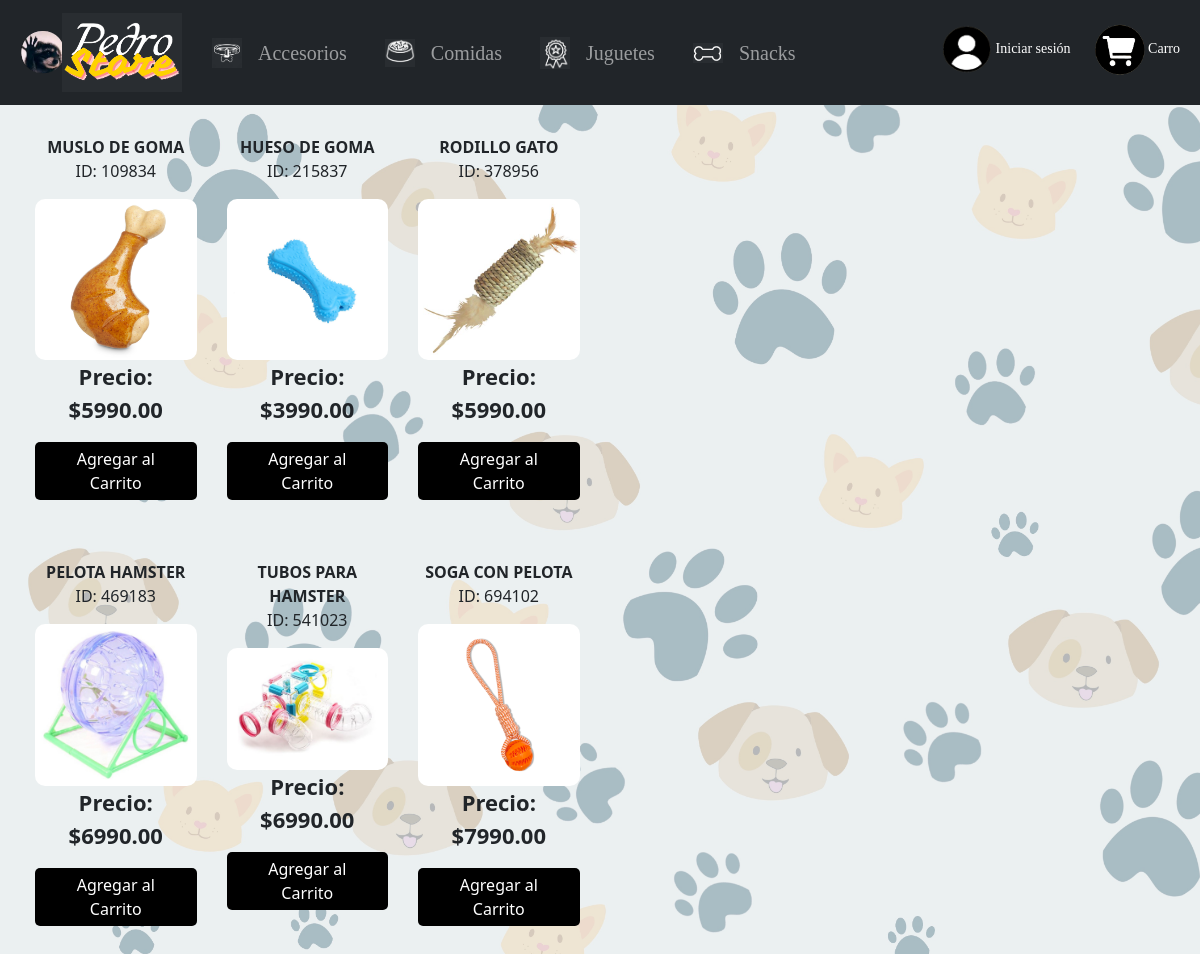
Screenshot of /pagina/Juguetes with the database file from the repository.
### pagina/models.py (models this page shows, shortened)
class Producto(models.Model):
    id_producto = models.AutoField(primary_key=True)
    nombre_producto = models.CharField(max_length=100)
    precio = models.DecimalField(max_digits=10, decimal_places=2)
    id_categoria = models.ForeignKey(Categoria, on_delete=models.CASCADE)
    foto = models.ImageField(upload_to='productos')
    activo = models.BooleanField(default=True)
    class Meta:
        ordering = ['id_producto']

### pagina/views.py (the view)
def Juguetes(request):
    juguetes = Categoria.objects.get(categoria='Juguetes')
    productos_juguetes = Producto.objects.filter(id_categoria=juguetes)
    return render(request, 'pagina/Juguetes.html', {'productos': productos_juguetes})

### pagina/templates/pagina/Juguetes.html (shortened to what this page needs)
{% load static %}
<!DOCTYPE html>
<html lang="en">
<head>
    <link rel="stylesheet" href="https://cdnjs.cloudflare.com/ajax/libs/font-awesome/6.5.2/css/all.min.css"
 />
    <link href="https://cdn.jsdelivr.net/npm/bootstrap@5.0.2/dist/css/bootstrap.min.css" rel="stylesheet">
    <link rel="stylesheet" href="{% static 'pagina/css/style.css' %}">
</head>
<body>
  <nav class="navbar navbar-expand-lg navbar-dark bg-dark">
    <div class="container-fluid d-flex align-items-center justify-content-between">
      <div class="spinner">
        <img src="{% static 'pagina/img/Machape.png' %}" alt="Pedropizza" class="pedro">
      </div>
      <a class="navbar-brand me-auto" href="{% url 'index' %}">
        <img src="{% static 'pagina/img/Pedro’s Logo.png' %}" alt="" class="logo">
      </a>
      <div class="collapse navbar-collapse" id="navbarSupportedContent">
        <ul class="navbar-nav mb-2 mb-lg-0">
          <li class="nav-item d-flex align-items-center">
            <img class="icono-elemento me-2" src="{% static 'pagina/img/accesorios.png' %}" alt="">
            <a class="nav-link text-start" href="{% url 'Accesorios' %}">Accesorios</a>
          </li>
          <li class="nav-item d-flex align-items-center">
            <img class="icono-elemento me-2" src="{% static 'pagina/img/comida.png' %}" alt="">
            <a class="nav-link text-start" href="{% url 'Comidas' %}">Comidas</a>
          </li>
          <li class="nav-item d-flex align-items-center">
            <img class="icono-elemento me-2" src="{% static 'pagina/img/juguetes.png' %}" alt="">
            <a class="nav-link text-start" href="{% url 'Juguetes' %}">Juguetes</a>
          </li>
          <li class="nav-item d-flex align-items-center">
            <img class="icono-elemento me-2" src="{% static 'pagina/img/snacks.png' %}" alt="">
            <a class="nav-link text-start" href="{% url 'Snacks' %}">Snacks</a>
          </li>
        </ul>
      </div>
      <div class="collapse navbar-collapse flex-grow-1 justify-content-end" id="navbarSupportedContent">
        <div class="d-flex align-items-center flex-wrap">
          <button id="btn-user" type="button" class="btn btn-sm btn-primary mb-3 me-2 flex-grow-1" data-bs-toggle="modal" data-bs-target="#exampleModal">
            <img class="iconos" src="{% static 'pagina/img/Usuario.png' %}" alt=""> Iniciar sesión
          </button>
          <button id="btn-carrito" type="button" class="btn btn-sm btn-primary mb-3 flex-grow-1" data-bs-toggle="modal" onclick="hacerVisibleCarrito()">
            <img class="iconos" src="{% static 'pagina/img/Carrito.png' %}" alt=""> Carro
          </button>
        </div>
      </div>
    </div>
  </nav>
  <section class="contenedor">
    <div class="contenedor-items">
        {% for producto in productos %}
        <div class="item">
            <span class="titulo-item">{{ producto.nombre_producto }}</span>
            <p>ID: {{ producto.id_producto }}</p>
            {% if producto.foto %}
            <img src="{{ producto.foto.url }}" alt="{{ producto.nombre_producto }}" class="img-item">
            {% endif %}
            <p class="precio-item">Precio: ${{ producto.precio }}</p>
            <button class="boton-item">Agregar al Carrito</button>
        </div>
        {% endfor %}
    </div>
</section>
</body>
</html>

### pagina/static/pagina/css/style.css (style rules this page uses)
body { background-image: url('../img/Fondo.jpg'); background-size: cover; background-repeat: no-repeat; margin: 0; display: grid; text-align:center; margin:auto; }
.logo { width: 120px; }
.iconos { width: 50px; }
.icono-elemento.me-2 { margin-left: 30px; }
#btn-user { background: rgba(0, 0, 0, 0); border: none }
#btn-carrito { background: rgba(0, 0, 0, 0); border: none }
.icono-elemento { width: 30px; }
.nav-link { font-family: 'NavbarFont'; src: url(fuentes/copperplate.otf); font-weight: normal; font-style: normal; font-size: 20px; padding-left: 10px; }
.btn-primary { font-family: 'NavbarFont'; src: url(fuentes/copperplate.otf); background-color: #ffc107; color: #ffffff; border-color: #ffa507; margin: 10px auto; display: block; width: fit-content; }
.contenedor { max-width: 100%; padding: 10px; display: flex; justify-content: space-between; contain: paint; }
.contenedor .contenedor-items { width: 100%; padding: 10px; display: flex; flex-wrap: wrap; justify-content: space-around; box-sizing: border-box; }
.contenedor .contenedor-items .item { width: calc(30% - 10px); margin-bottom: 30px; text-align: center; box-sizing: border-box; padding: 10px; }
.contenedor .contenedor-items .item .img-item { width: 100%; height: auto; max-height: 300px; border-radius: 10px; object-fit: cover; }
.contenedor .contenedor-items .item .titulo-item { display: block; font-weight: bold; text-align: center; text-transform: uppercase; }
.contenedor .contenedor-items .item .precio-item { display: block; text-align: center; font-weight: bold; font-size: 22px; }
.contenedor .contenedor-items .item .boton-item { display: block; margin: 10px auto; border: none; background-color: black; color: #fff; padding: 5px 15px; border-radius: 5px; cursor: pointer; }
@media screen and (max-width: 1200px) { .contenedor .contenedor-items .item { width: calc(33.33% - 10px); } }
button { border: none; background: none; }

### rows the page displays
Producto: nombre_producto "MUSLO DE GOMA", id_producto "109834", foto (picture), precio "5990.00"
Producto: nombre_producto "HUESO DE GOMA", id_producto "215837", foto (picture), precio "3990.00"
Producto: nombre_producto "RODILLO GATO", id_producto "378956", foto (picture), precio "5990.00"
Producto: nombre_producto "PELOTA HAMSTER", id_producto "469183", foto (picture), precio "6990.00"
Producto: nombre_producto "TUBOS PARA HAMSTER", id_producto "541023", foto (picture), precio "6990.00"
Producto: nombre_producto "SOGA CON PELOTA", id_producto "694102", foto (picture), precio "7990.00"
